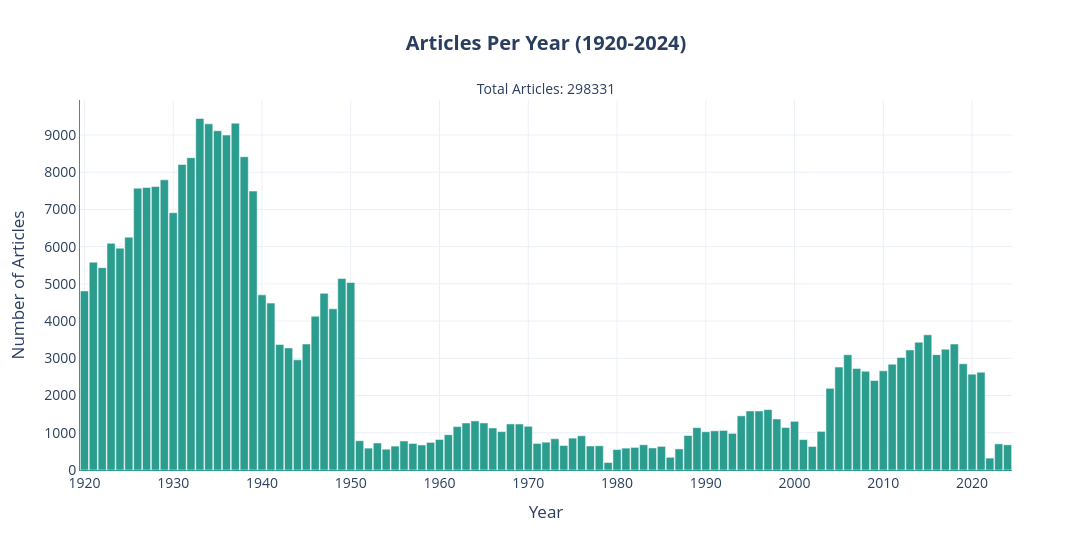

Source (notebook cell):
### Markdown cell above
**Publisher and Author columns don't have any useful information but we'll keep them for now!**

### Code cell
# ────────────── Documents Per Year ───────────────
import plotly.express as px
docs_per_year = df_corpus.groupby('year').size().reset_index(name='count')

fig = px.bar(
    docs_per_year,
    x='year',
    y='count',
    labels={'year': 'Year', 'count': 'Number of Articles'},
    title='Articles Per Year (1920-2024)',
    color_discrete_sequence=['#2A9D8F']
)

fig.update_layout(
    template='plotly_white',
    width=1100,
    height=550,
    title=dict(
        text=f"<b>Articles Per Year (1920-2024)</b><br><br>"
             f"<sup>Total Articles: {docs_per_year['count'].sum()}</sup>",
        x=0.5
    ),
    xaxis=dict(
        showline=True,
        linecolor='#2A9D8F',
        tickmode='linear',
        dtick=10,
        showgrid=True
    ),
    yaxis=dict(
        showline=True,
        linecolor='#2A9D8F',
        title='Number of Articles',
        zeroline=False,
        tickmode="array",
        tickvals=list(range(0, 10001, 1000))
    ),
    hovermode='x unified',
    font=dict(size=14),
    showlegend=False,
    bargap=0.08
)

fig.show()

html_file = OUTPUT_PATH /"Visualizations" /"articles_per_year.html"
png_file = OUTPUT_PATH /"Visualizations" /"articles_per_year.png"
pdf_file = OUTPUT_PATH /"Visualizations" /"articles_per_year.pdf"

fig.write_html(html_file)
fig.write_image(png_file, width=1800, height=900, scale=3)
fig.write_image(pdf_file)

print(f"Interactive figure saved to: {html_file}")
print(f"High-resolution PNG saved to: {png_file}")
print(f"High-resolution PDF saved to: {pdf_file}")

#fig, ax = plt.subplots(figsize=(14, 5))
#ax.bar(docs_per_year['year'], docs_per_year['count'], color='#20B2AA', width=1.5)
#ax.set_xlabel('Year')
#ax.set_ylabel('Number of Articles')
#ax.set_title('Articles Per Year (1920-2024)')
#plt.tight_layout()
#plt.show()
#print(f"Total Articles: {docs_per_year['count'].sum():,}")

### Figure 1 — Plotly figure (JSON) as saved in the notebook; plotly's stock layout.template omitted (floating-point values rounded to 4 significant figures)
{"data": [{"hovertemplate": "Year=%{x}<br>Number of Articles=%{y}<extra></extra>", "legendgroup": "", "marker": {"color": "#2A9D8F", "pattern": {"shape": ""}}, "name": "", "orientation": "v", "showlegend": false, "textposition": "auto", "type": "bar", "x": [1920, 1921, 1922, 1923, 1924, 1925, 1926, 1927, 1928, 1929, 1930, 1931, 1932, 1933, 1934, 1935, 1936, 1937, 1938, 1939, 1940, 1941, 1942, 1943, 1944, 1945, 1946, 1947, 1948, 1949, 1950, 1951, 1952, 1953, 1954, 1955, 1956, 1957, 1958, 1959, 1960, 1961, 1962, 1963, 1964, 1965, 1966, 1967, 1968, 1969, 1970, 1971, 1972, 1973, 1974, 1975, 1976, 1977, 1978, 1979, 1980, 1981, 1982, 1983, 1984, 1985, 1986, 1987, 1988, 1989, 1990, 1991, 1992, 1993, 1994, 1995, 1996, 1997, 1998, 1999, 2000, 2001, 2002, 2003, 2004, 2005, 2006, 2007, 2008, 2009, 2010, 2011, 2012, 2013, 2014, 2015, 2016, 2017, 2018, 2019, 2020, 2021, 2022, 2023, 2024], "xaxis": "x", "y": [4811, 5582, 5436, 6088, 5959, 6254, 7571, 7588, 7614, 7795, 6912, 8206, 8390, 9442, 9299, 9115, 8997, 9317, 8416, 7493, 4705, 4483, 3373, 3280, 2960, 3385, 4132, 4746, 4330, 5143, 5037, 787, 588, 726, 559, 642, 779, 712, 672, 741, 820, 948, 1166, 1263, 1319, 1264, 1129, 1031, 1238, 1235, 1174, 714, 747, 840, 658, 856, 920, 645, 651, 202, 550, 588, 607, 678, 593, 634, 340, 567, 927, 1138, 1028, 1052, 1063, 984, 1455, 1586, 1585, 1623, 1370, 1142, 1308, 817, 633, 1038, 2194, 2764, 3096, 2729, 2652, 2405, 2664, 2841, 3022, 3224, 3432, 3631, 3098, 3246, 3384, 2855, 2575, 2628, 320, 703, 677], "yaxis": "y"}], "layout": {"bargap": 0.08, "barmode": "relative", "font": {"size": 14}, "height": 550, "hovermode": "x unified", "legend": {"tracegroupgap": 0}, "showlegend": false, "title": {"text": "<b>Articles Per Year (1920-2024)</b><br><br><sup>Total Articles: 298331</sup>", "x": 0.5}, "width": 1100, "xaxis": {"anchor": "y", "domain": [0, 1], "dtick": 10, "linecolor": "#2A9D8F", "showgrid": true, "showline": true, "tickmode": "linear", "title": {"text": "Year"}}, "yaxis": {"anchor": "x", "domain": [0, 1], "linecolor": "#2A9D8F", "showline": true, "tickmode": "array", "tickvals": [0, 1000, 2000, 3000, 4000, 5000, 6000, 7000, 8000, 9000, 10000], "title": {"text": "Number of Articles"}, "zeroline": false}}}
